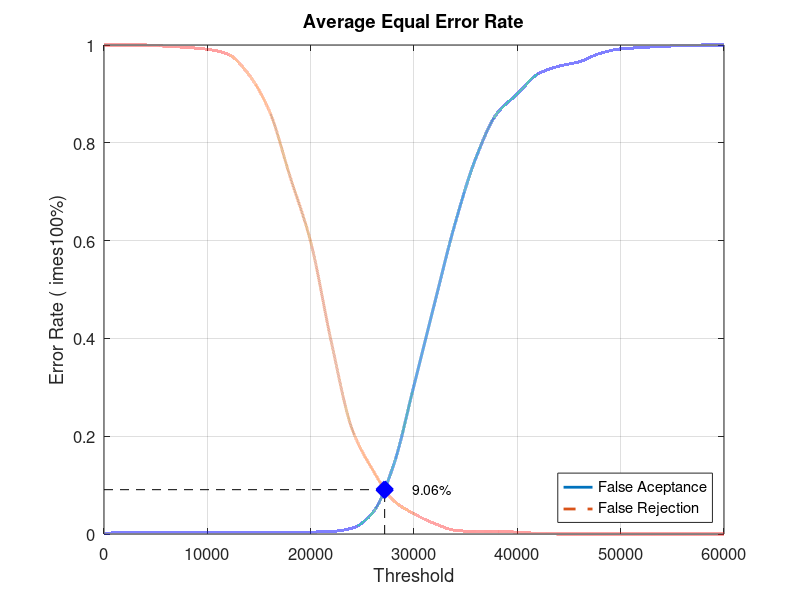
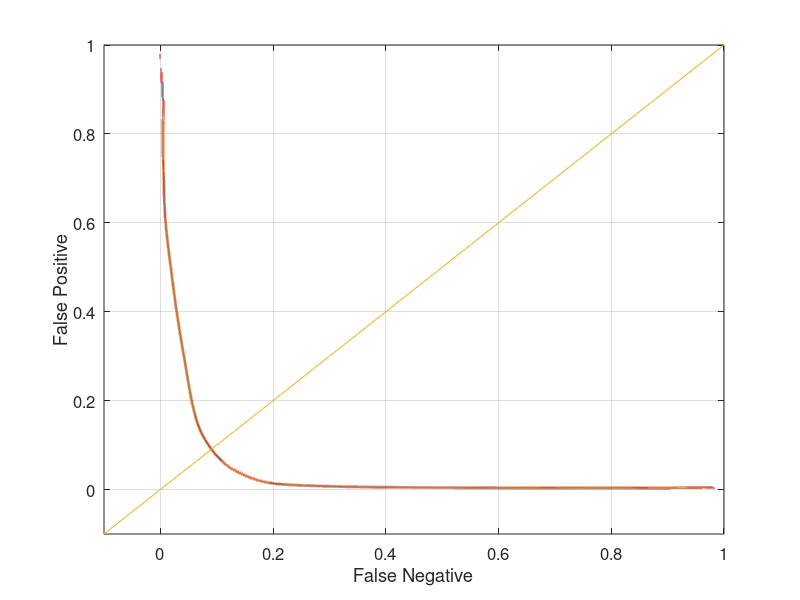

These figures' MATLAB source, in order:
close all;
clear;
clc;
x = 0:2000:60000;
xq = 0:0.5:60000;

y0 = [0 0.00394737 0.00394737 0.00394737 0.00394737 0.00394737 0.00394737 0.00394737 0.00394737 0.00394737 0.00394737 0.00526316 0.0118421 0.0434211 0.139474 0.303947 0.472368 0.636842 0.769737 0.85921 0.9 0.940789 0.956579 0.965789 0.982895 0.992105 0.994737 0.997368 0.998684 1 1]
yy0 = interp1(x, y0, xq, 'pchip');
y1 = [1 1 1 0.9975 0.995 0.99125 0.98125 0.94 0.865 0.73125 0.5975 0.3925 0.215 0.13125 0.06875 0.04125 0.02125 0.0075 0.005 0.005 0.00375 0.00125 0 0 0 0 0 0 0 0 0]
yy1 = interp1(x, y1, xq, 'pchip');

% Calculating EER: 
y2 = abs(y0 - y1);
find(y2 == min(y2))
yy2 = abs(yy0 - yy1);
xEER = find(yy2 == min(yy2));
xEERIndex = xq(xEER) % X-axis EER
yEER = yy0(xEER) % Y-axis EER

main = figure
plot(xq, yy0,'-','LineWidth', 2);	hold on
plot(xq, yy1,'--','LineWidth', 2);	hold on
plot([xEERIndex xEERIndex], [0 yEER], 'k--');	hold on
plot([0 xEERIndex], [yEER yEER], 'k--');	hold on
plot(xEERIndex, yEER, 'bx', 'LineWidth', 10);	hold on
text(xEERIndex + 10 * xEERIndex / 100, yEER, [num2str(round((10000 * yEER)) / 100) '%'])
legend('False Aceptance', 'False Rejection', 'Location', 'SouthEast')
xlabel('Threshold')
ylabel('Error Rate (	imes100%)')
title('Average Equal Error Rate')
set(gca, 'FontSize', 12)
axis([0 60000 0 1])
grid on

print(main, 'Experiment4AverageMain', '-dpng');
FNRxFPR = figure('Color', [1 1 1]);
plot(yy1, yy0, '-', yy1, yy0, 'LineWidth', 2);
hold on
y = -0.1:0.1:1
plot(y, y); 
set(gca, 'FontSize', 12)
xlabel('False Negative')
ylabel('False Positive')
axis([-0.1 1 -0.1 1])
set(gca, 'FontSize', 12)
grid on

print(FNRxFPR, 'Experiment4AverageFNRxFPR','-dpng');
